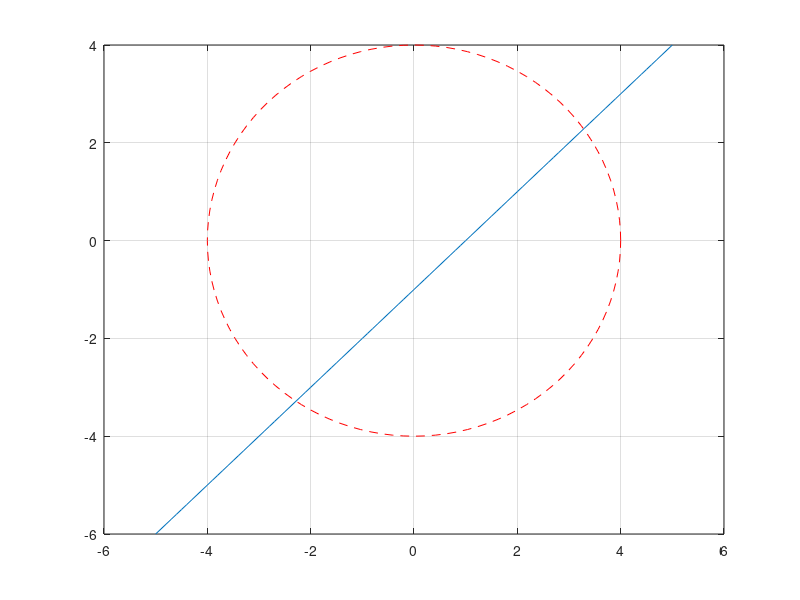

Write MATLAB code to recreate this figure.
theta=0:pi/60:2*pi;
r=4;
x=r*cos(theta);
y=r*sin(theta);
plot(x,y,'r--')
hold on
x1=-5:0.1:5;
y1=x1-1;
grid
plot(x1,y1)

